Frame 1 (no input): blank canvas, image omitted
Frame 60 (no input): blank canvas, image omitted
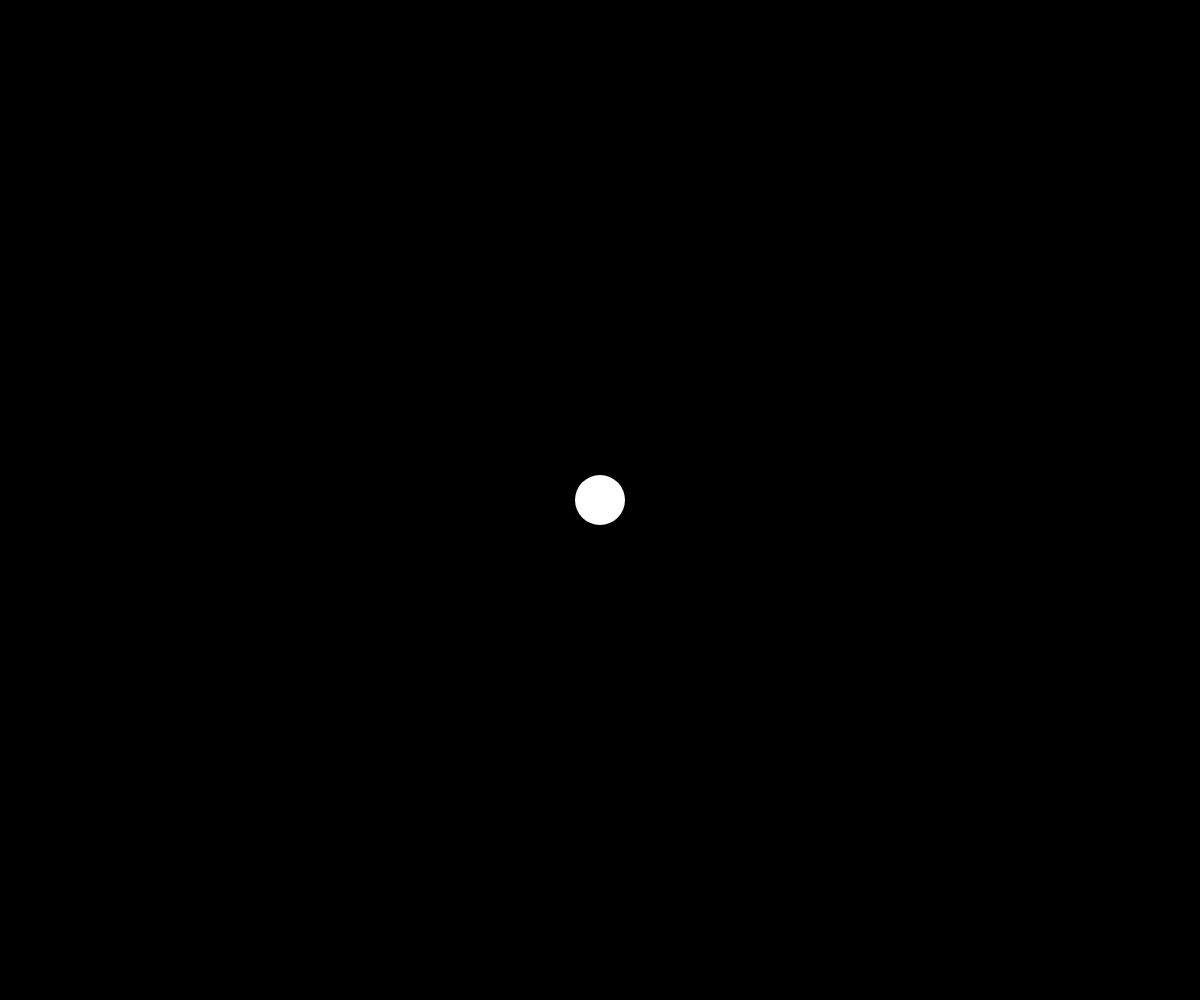
Frame 120 (the mouse pressed at the canvas centre since frame 60)

The p5.js sketch whose frames 1 and 60 were blank and that drew this single picture after the mouse press (run headless with seeded random() and noise() and a simulated clock; from frame 60 on, the mouse is pressed at the canvas centre):

// p5.js sketch
// ── sketch.js
// Array Demo
// Willa Simard

let theCircles = [];


function setup() {
  createCanvas(windowWidth, windowHeight);
}

function draw() {
  background(0);
  noStroke();
  displayCircles();
}



function mouseDragged() {
  spawnCircle();
}

function mousePressed() {
  spawnCircle();
}



function spawnCircle() {
  let thisCircle = {
    x: mouseX,
    y: mouseY,
    radius: 50,
  };
  theCircles.push(thisCircle);
}

function displayCircles() {
  for (let i = 0; i < theCircles.length; i++) {
    circle(theCircles[i].x, theCircles[i].y, theCircles[i].radius);
  }
}
